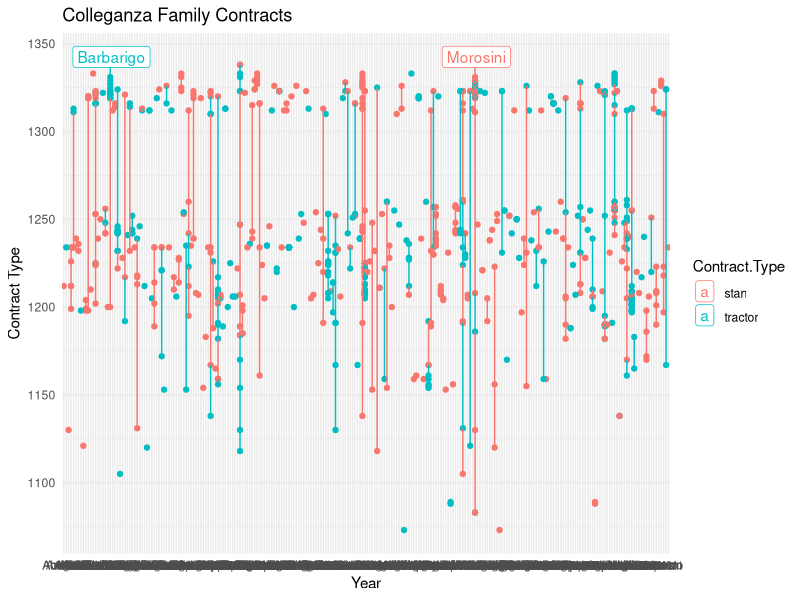

Write the R code that produced this figure.
library(ggplot2)
library(tidyverse)

colleganza.family.contract.types <- read.csv("data-raw/contract-family-year.csv",header=T)

ggplot(colleganza.family.contract.types, aes(x=Family, y=Year, color=Contract.Type, group=Family)) + geom_point() + geom_line() + theme_minimal() + labs(title="Colleganza Family Contracts", x="Year", y="Contract Type") + geom_label( data=filter(colleganza.family.contract.types, Year==max(Year)), aes(label=Family), nudge_x=0.5, nudge_y=0.5)
